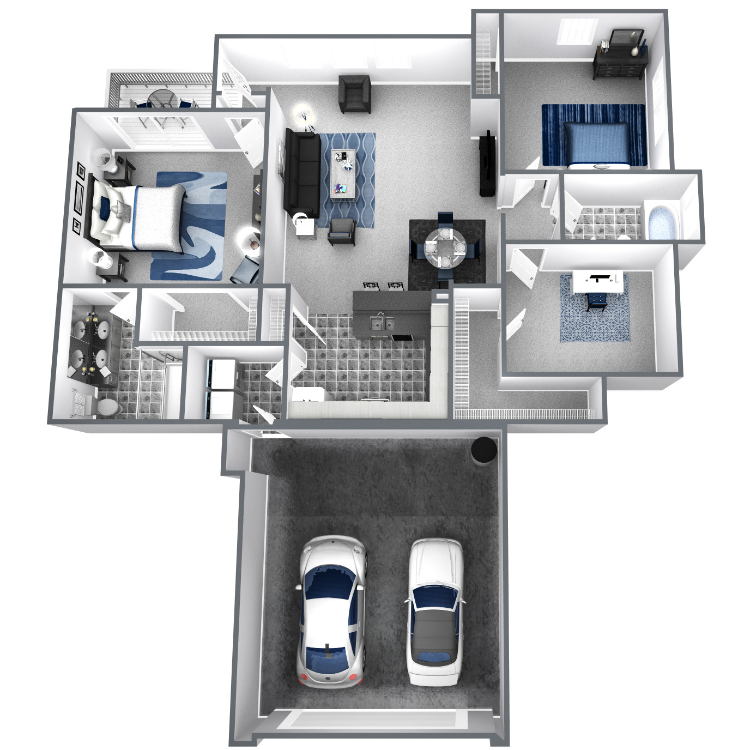
#> input picture floorplan/source/bancoora_original.png, 750 x 750 px, found by its file name
$ python fit_scale.py
#> lines starting #> are read from the running program, lines starting #| are printed output that depends on the picture
### floorplan/stage3/geom.py
import numpy as np
from PIL import Image
IMG='source/bancoora_original.png'
rgb=np.asarray(Image.open(IMG).convert('RGB')).astype(float)
L=rgb.mean(2)
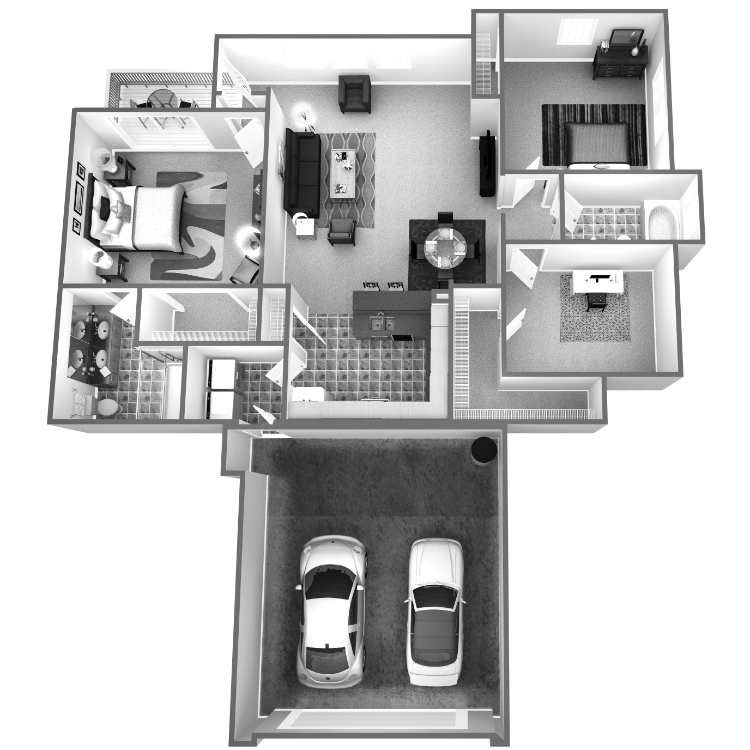
#> L: shape (750, 750) float64; min 0, max 255, mean 196
sat=rgb.max(2)-rgb.min(2)
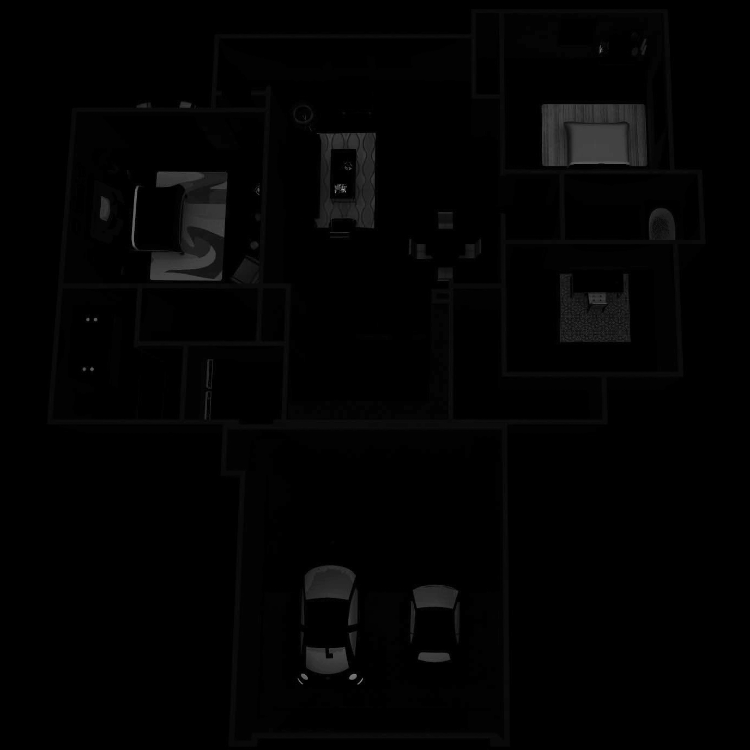
#> sat: shape (750, 750) float64; min 0, max 168, mean 2.9
def is_band(v,s): return (v>85)&(v<130)&(s<20)

def band_edges_1d(prof, satp, guess, win=6):
    """Find wall-top band near index guess in 1D profile; return sub-pixel (lo_edge, hi_edge, centre).
    Edges at 50% crossing between band level and neighbouring light level."""
    lo=max(0,int(guess)-win); hi=min(len(prof)-1,int(guess)+win)
    m=is_band(prof[lo:hi+1],satp[lo:hi+1])
    idx=np.where(m)[0]
    if len(idx)<2: return None
    # take the run containing/closest to guess
    runs=np.split(idx, np.where(np.diff(idx)>1)[0]+1)
    run=min(runs,key=lambda r: abs((r[0]+r[-1])/2+lo-guess))
    a,b=run[0]+lo, run[-1]+lo
    if b-a<2: return None
    band=np.median(prof[a:b+1])
    def cross(i_in,i_out):
        out=prof[i_out]; thr=(band+out)/2
        # linear interpolate between i_in (band side) and i_out
        p_in=prof[i_in]
        if abs(out-p_in)<1e-6: return (i_in+i_out)/2
        t=(thr-p_in)/(out-p_in)
        return i_in+t*(i_out-i_in)
    # step outward 2 px to reach light level for threshold, crossing between edge px
    e_lo=cross(a, a-1) if a-1>=0 else a-0.5
    e_hi=cross(b, b+1) if b+1<len(prof) else b+0.5
    # use outer light level 2px away for threshold robustness
    def cross2(i_in,step):
        out=prof[i_in+2*step]; thr=(band+out)/2
        for k in (0,1):
            p0=prof[i_in+k*step]; p1=prof[i_in+(k+1)*step]
            if (p0-thr)*(p1-thr)<=0 and p0!=p1:
                return i_in+k*step+step*(thr-p0)/(p1-p0)
        return i_in+step*0.5
    e_lo=cross2(a,-1); e_hi=cross2(b,1)
    return e_lo,e_hi,(e_lo+e_hi)/2

def track_vertical(x0, y0, y1, win=5):
    pts=[];x=x0
    for y in range(y0,y1+1):
        r=band_edges_1d(L[y],sat[y],x,win)
        if r and 3<=r[1]-r[0]<=7.5:
            pts.append((y,)+r); x=r[2]
    return np.array(pts)
def track_horizontal(y0,x0,x1,win=5):
    pts=[];y=y0
    for x in range(x0,x1+1):
        r=band_edges_1d(L[:,x],sat[:,x],y,win)
        if r and 3<=r[1]-r[0]<=7.5:
            pts.append((x,)+r); y=r[2]
    return np.array(pts)

### floorplan/stage3/fit_scale.py
import sys, json, itertools
sys.path.insert(0,'stage3'); from geom import *

# ---- 1. vanishing point of plan-vertical lines (pitch-only perspective) ----
VW={'left_ext':(56,272,415),'wall_D':(138,290,338),'shower_R':(182,350,415),
    'garage_L':(240,476,735),'garage_R':(500,460,735),'hall':(287,300,405)}
lines={}
for k,(x0,y0,y1) in VW.items():
    p=track_vertical(x0,y0,y1)
    lines[k]={'n':len(p),
      'lo':np.polyfit(p[:,0],p[:,1],1),'hi':np.polyfit(p[:,0],p[:,2],1),'c':np.polyfit(p[:,0],p[:,3],1)}
#> this loop made 6 passes
# all centrelines x = m*y + b pass through (u0, v_vp): b = u0 - m*v_vp
M=np.array([[1,-lines[k]['c'][0]] for k in lines]); B=np.array([lines[k]['c'][1] for k in lines])
(u0,v_vp),*_=np.linalg.lstsq(M,B,rcond=None)
resid=B-M@np.array([u0,v_vp])
print(f'vanishing point u0={u0:.1f} v_vp={v_vp:.0f}  line-fit residual rms={resid.std():.2f}px')
# bootstrap-ish: leave-one-out spread of v_vp
loo=[]
for i in range(len(B)):
    idx=[j for j in range(len(B)) if j!=i]
    s,*_=np.linalg.lstsq(M[idx],B[idx],rcond=None); loo.append(s[1])
print('v_vp leave-one-out range', np.round(min(loo)), np.round(max(loo)))

# ---- 2. horizontal wall edges (rows) ----
HW={'back':(421,60,175),'top':(285,60,130),'closet':(343,142,178)}
rows={}
for k,(y0,x0,x1) in HW.items():
    p=track_horizontal(y0,x0,x1)
    rows[k]={'lo':np.median(p[:,1]),'hi':np.median(p[:,2]),'w':np.median(p[:,2]-p[:,1]),'sd':p[:,1].std()}
    print(f"row {k:7s} north/top edge={rows[k]['lo']:.2f} south/bottom edge={rows[k]['hi']:.2f} band={rows[k]['w']:.2f}")

def X(line,edge,y): m,b=lines[line][edge]; return m*y+b
yA=rows['back']['lo']          # inside face of back (exterior) wall
xL=X('left_ext','hi',yA)       # inside (east) face of side wall
xD=X('wall_D','lo',yA)         # bathroom-side (west) face of wall D, extended to back wall = shower edge
xR=X('shower_R','lo',yA)       # inside (west) face of shower far wall
yClo=rows['closet']['hi']       # south face of closet wall = end of shower / corner of wall D
yTop=rows['top']['hi']          # south face of bedroom/bath wall (door wall)
w=lambda y: y-v_vp
print(f'\nyA={yA:.2f} xL={xL:.2f} xD={xD:.2f} xR={xR:.2f}  yClo={yClo:.2f} yTop={yTop:.2f}')

# plan inches: horizontal dX = Sh*du/w(y);  vertical dY = Sv*|1/w1-1/w2|
feat={'A':('h',(xD-xL)/w(yA),66.0,'Back wall, side wall to shower edge'),
      'B':('h',(xR-xD)/w(yA),36.0,'Back wall across shower recess'),
      'C':('v',abs(1/w(yClo)-1/w(yA)),69.5,'Shower depth, back wall to closet-wall face'),
      'D':('v',abs(1/w(yTop)-1/w(yClo)),49.5,'Wall D, shower corner to door wall')}
def fit(keys):
#> called with keys = 'ABCD'
    out={}
    for t in 'hv':
        ks=[k for k in keys if feat[k][0]==t]
        f=np.array([feat[k][1] for k in ks]); m=np.array([feat[k][2] for k in ks])
        out[t]=(f@m)/(f@f)   # least squares through origin
    return out
S=fit('ABCD')
# local px-per-inch at bathroom rows for reporting
def ppi_h(y): return w(y)/S['h']
def ppi_v(y): return w(y)**2/S['v']
ym=(yTop+yA)/2
print(f"\nFitted: horizontal {ppi_h(ym):.4f} px/in, vertical {ppi_v(ym):.4f} px/in at bathroom centre row {ym:.1f}")
print(f"  -> 1 px = {1/ppi_h(ym):.3f} in horizontally, {1/ppi_v(ym):.3f} in vertically")
tab=[]
for k,(t,f,m,desc) in feat.items():
    pred=S[t]*f
    px=(f*w(yA)) if t=='h' else None
    tab.append((k,desc,m,pred,pred-m))
    print(f"{k} {desc:45s} tape={m:6.1f}  predicted={pred:6.2f}  diff={pred-m:+5.2f}")
# leave-one-out cross-validation per direction is impossible with 2 per axis; report pair consistency
for t,(k1,k2) in {'h':('A','B'),'v':('C','D')}.items():
    r_img=feat[k1][1]/feat[k2][1]; r_tape=feat[k1][2]/feat[k2][2]
    print(f"{t}: image ratio {k1}/{k2}={r_img:.4f} tape ratio={r_tape:.4f}")
# single-measurement scales
for k,(t,f,m,_) in feat.items():
    s=m/f; print(f"scale from {k} alone: {'h' if t=='h' else 'v'} ppi at centre = {(w(ym)/s if t=='h' else w(ym)**2/s):.4f}")

# ---- 3. wall-thickness check of the h/v ratio ----
# interior walls drawn same thickness both ways -> compare
th_v_walls={k:(np.polyval(lines[k]['hi'],ym)-np.polyval(lines[k]['lo'],ym))/w(ym)*S['h'] for k in ('left_ext','wall_D','shower_R')}
th_h_walls={k:abs(1/w(rows[k]['lo'])-1/w(rows[k]['hi']))*S['v'] for k in rows}
print('\nwall thickness (in) of N-S walls via horizontal scale:',{k:round(v,2) for k,v in th_v_walls.items()})
print('wall thickness (in) of E-W walls via vertical scale  :',{k:round(v,2) for k,v in th_h_walls.items()})
json.dump({'u0':u0,'v_vp':v_vp,'Sh':S['h'],'Sv':S['v'],
  'edges':{'yA':yA,'xL':xL,'xD':xD,'xR':xR,'yClo':yClo,'yTop':yTop},
  'table':[dict(id=a,desc=b,tape_in=c,pred_in=round(d,2),diff_in=round(e,2)) for a,b,c,d,e in tab]},
  open('stage3/scale_fit.json','w'),indent=1)
